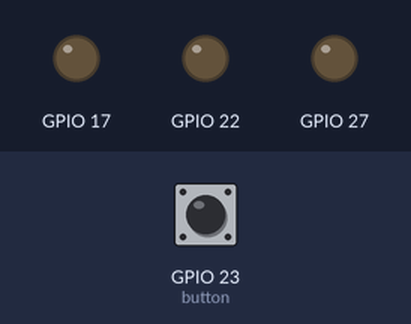
This program was run on a simulated Raspberry Pi (BCM pin numbers). Parts: output pins drawn as LEDs (lit = HIGH). Dashed ring = blinking. The inputs (shaded band) are chosen by the test bench; at power-on: GPIO 23 (button) LOW.

Above: at 1.2 s.
1.3 s: GPIO 23 (button) pulled HIGH for 0.15 s
At 1.45 s:
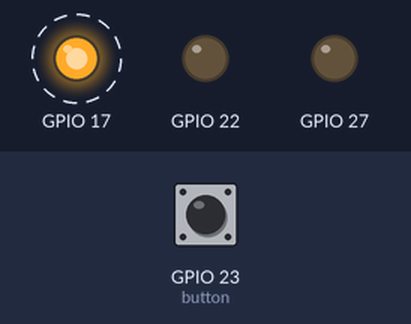
At 2.15 s:
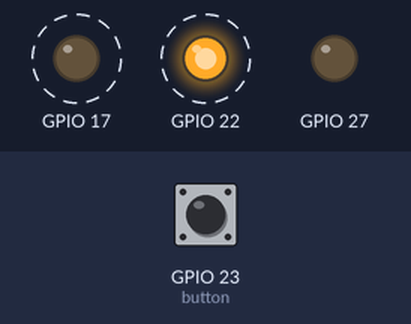
Timing chart, 0 to 10.3 s (numbered marks = the images above; inputs shaded):
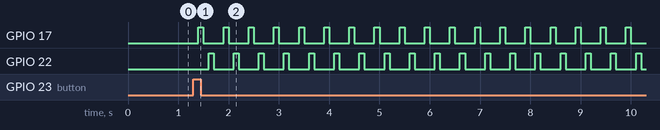

The program:

button.py
```python
import RPi.GPIO as gpio
import time

gpio.setmode(gpio.BCM)
gpio.setwarnings(False)

gpio.setup(17, gpio.OUT)
gpio.output(17, gpio.LOW)
gpio.setup(22, gpio.OUT)
gpio.output(22, gpio.LOW)
gpio.setup(27, gpio.OUT)
gpio.output(27, gpio.LOW)

button = 23
gpio.setup(button, gpio.IN, pull_up_down=gpio.PUD_DOWN)

state = False


def blink():
    gpio.output(17, gpio.HIGH)
    time.sleep(0.1)
    gpio.output(17, gpio.LOW)
    time.sleep(0.1)

    gpio.output(22, gpio.HIGH)
    time.sleep(0.1)
    gpio.output(22, gpio.LOW)
    time.sleep(0.1)

while True:
    start = gpio.input(button)
    time.sleep(0.1)
    if start == gpio.HIGH:
        state = not state
    if state:
        blink()
    else:
        gpio.output(22, gpio.LOW)
        gpio.output(17, gpio.LOW)
```

Measured:
- after the input at 1.3 s, GPIO 17: alternates HIGH for 0.10 s and LOW for 0.40 s, starting after 0.10 s; GPIO 22: alternates HIGH for 0.10 s and LOW for 0.40 s, starting after 0.30 s
